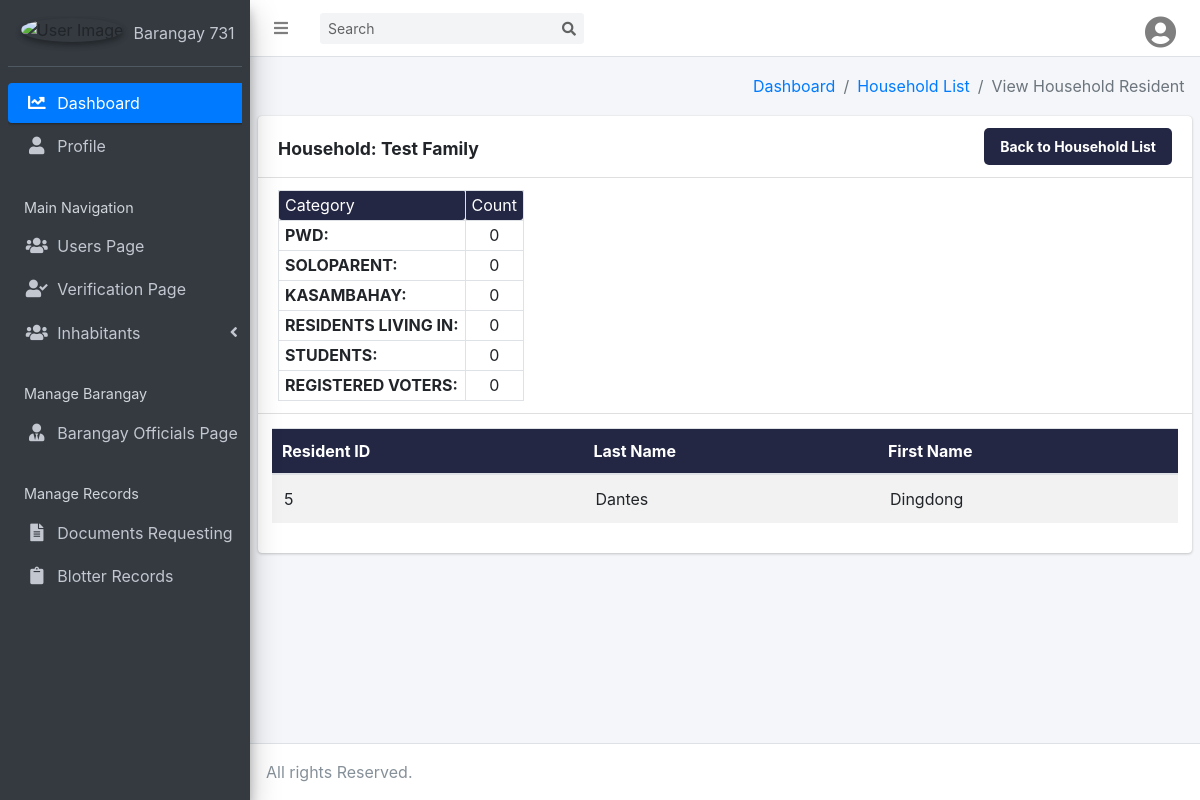
/subcontents/viewHouseholdResidents.php?id=4, run on the app's committed database.
### tables this page shows
CREATE TABLE `household_tbl` (
  `HouseholdID` int(11) NOT NULL,
  `HouseHoldNumber` int(11) NOT NULL,
  `HouseholdName` varchar(255) DEFAULT NULL,
  `ClusterId` int(11) NOT NULL
);

CREATE TABLE `residents_tbl` (
  `ResidentID` int(11) NOT NULL,
  `HouseholdID` int(11) DEFAULT NULL,
  `ClusterID` int(11) DEFAULT NULL,
  `LastName` varchar(255) DEFAULT NULL,
  `FirstName` varchar(255) DEFAULT NULL,
  `MiddleName` varchar(255) DEFAULT NULL,
  `Suffix` varchar(25) NOT NULL,
  `HouseNumber` int(11) NOT NULL,
  `StreetName` varchar(255) NOT NULL,
  `CityName` varchar(255) NOT NULL,
  `PostalCode` varchar(20) DEFAULT NULL,
  `Gender` varchar(10) DEFAULT NULL,
  `Birthday` date DEFAULT NULL,
  `Age` int(11) DEFAULT NULL,
  `PlaceOfBirth` varchar(255) DEFAULT NULL,
  `Citizenship` varchar(255) NOT NULL,
  `CivilStatus` varchar(20) DEFAULT NULL,
  `LiveIn` enum('yes','no') DEFAULT NULL,
  `PWD` enum('yes','no') DEFAULT NULL,
  `SoloParent` enum('yes','no') DEFAULT NULL,
  `Kasambahay` enum('yes','no') DEFAULT NULL,
  `Occupation` varchar(255) DEFAULT NULL,
  `Student` enum('yes','no') DEFAULT NULL,
  `RegisteredVoter` enum('yes','no') DEFAULT NULL,
  `Image` varchar(255) NOT NULL,
  `IsArchived` tinyint(1) DEFAULT 0
);

### subcontents/viewHouseholdResidents.php (the view, shortened to what this page needs)
<?php
require '../includes/dbhandler.inc.php';
if (isset($_GET['id'])) {
    $householdID = mysqli_real_escape_string($conn, $_GET['id']);
    $sql = "SELECT * FROM Household_tbl WHERE HouseholdID = $householdID";
    $result = mysqli_query($conn, $sql);
    if (mysqli_num_rows($result) > 0) {
      $household = mysqli_fetch_assoc($result);
      $sqlCountResidents = "
      SELECT
      SUM(CASE WHEN livein = 'Yes' THEN 1 ELSE 0 END) AS livein_count,
      SUM(CASE WHEN student = 'Yes' THEN 1 ELSE 0 END) AS student_count,
      SUM(CASE WHEN registeredvoter = 'Yes' THEN 1 ELSE 0 END) AS registeredvoter_count,
      SUM(CASE WHEN PWD = 'Yes' THEN 1 ELSE 0 END) AS PWD_count,
      SUM(CASE WHEN Kasambahay = 'Yes' THEN 1 ELSE 0 END) AS kasambahay_count,
      SUM(CASE WHEN SoloParent = 'Yes' THEN 1 ELSE 0 END) AS SoloParent_count
      FROM Residents_tbl
      WHERE HouseholdID = $householdID
      ";
      $resultCountResidents = mysqli_query($conn, $sqlCountResidents);
      $counts = mysqli_fetch_assoc($resultCountResidents);
      $sqlResidents = "SELECT * FROM Residents_tbl WHERE HouseholdID = $householdID";
      $resultResidents = mysqli_query($conn, $sqlResidents);
      ?>
      <!DOCTYPE html>
      <html>
      <head>
        <link rel="stylesheet" href="../adminfiles/plugins/fontawesome-free/css/all.min.css">
        <link rel="stylesheet" href="https://code.ionicframework.com/ionicons/2.0.1/css/ionicons.min.css">
        <link rel="stylesheet" href="../adminfiles/dist/css/adminlte.min.css">
        <link rel="stylesheet" href="../adminfiles/plugins/overlayScrollbars/css/OverlayScrollbars.min.css">
        <link href="https://cdn.datatables.net/2.0.3/css/dataTables.bootstrap4.css" rel="stylesheet">
        <link href="https://cdn.datatables.net/buttons/3.0.1/css/buttons.bootstrap4.css" rel="stylesheet">
        <link rel="stylesheet" href="../adminfiles/dist/css/ogcss.css">
      </head>
      <body class="hold-transition sidebar-mini">
        <div class="wrapper">
          <nav class="main-header navbar navbar-expand navbar-white navbar-light">
            <ul class="navbar-nav">
              <li class="nav-item">
                <a class="nav-link" data-widget="pushmenu" href="#"><i class="fas fa-bars"></i></a>
              </li>
            </ul>
            <form class="form-inline ml-3">
              <div class="input-group input-group-sm">
                <input class="form-control form-control-navbar" type="search" placeholder="Search" aria-label="Search">
                <div class="input-group-append">
                  <button class="btn btn-navbar" type="submit">
                    <i class="fas fa-search"></i>
                  </button>
                </div>
              </div>
            </form>
            <ul class="navbar-nav ml-auto">
        <li class="nav-item dropdown">
          <a class="nav-link" data-toggle="dropdown" href="#">
            <i class="fas fa-user-circle fa-2x"></i>
          </a>
        </li>
      </ul>
    </nav>
    <aside class="main-sidebar sidebar-dark-primary elevation-4">
      <div class="sidebar">
        <div class="user-panel mt-3 pb-3 mb-3 d-flex">
          <div class="image">
            <img src="../builtimages/left_logo.png" class="img-circle elevation-2" alt="User Image">
          </div>
          <div class="info">
            <a href="#" class="d-block">Barangay 731</a>
          </div>
        </div>
        <nav class="mt-2">
          <ul class="nav nav-pills nav-sidebar flex-column" data-widget="treeview" role="menu" data-accordion="false">
            <li class="nav-item has-treeview menu-open">
              <a href="../AdminDashboard.php" class="nav-link active">
                <i class="fas fa-chart-line nav-icon"></i>
                <p>Dashboard</p>
              </a>
            </li>
            <li class="nav-item">
              <a href="../adminProfile.php" class="nav-link">
                <i class="fas fa-user nav-icon"></i>
                <p>Profile</p>
              </a>
            </li>
            <li class="nav-header">Main Navigation</li>
            <li class="nav-item">
              <a href="UsersList.php" class="nav-link">
                <i class="fas fa-users nav-icon"></i>
                <p>Users Page</p>
              </a>
            </li>
            <li class="nav-item">
              <a href="../VerificationPage.php" class="nav-link">
                <i class="fas fa-user-check nav-icon"></i>
                <p>Verification Page</p>
              </a>
            </li>
            <li class="nav-item has-treeview">
              <a href="#" class="nav-link">
                <i class="fas fa-users nav-icon"></i>
                <p>
                  Inhabitants
                  <i class="fas fa-angle-left right"></i>
                </p>
              </a>
            </li>
            <li class="nav-header">Manage Barangay</li>
            <li class="nav-item">
              <a href="../barangayOfficials.php" class="nav-link">
                <i class="fas fa-user-tie nav-icon"></i>
                <p>Barangay Officials Page</p>
              </a>
            </li>
            <li class="nav-header">Manage Records</li>
            <li class="nav-item">
              <a href="../viewRequests.php" class="nav-link">
                <i class="fas fa-file-alt nav-icon"></i>
                <p>Documents Requesting</p>
              </a>
            </li>
            <li class="nav-item">
              <a href="../viewBlotterRecords.php" class="nav-link">
                <i class="fas fa-clipboard nav-icon"></i>
                <p>Blotter Records</p>
              </a>
            </li>
          </ul>
        </nav>
      </div>
    </aside>
    <div class="content-wrapper">
      <section class="content-header">
        <div class="container-fluid">
          <div class="row">
            <div class="col-sm-6">
            </div>
            <div class="col-sm-6">
              <ol class="breadcrumb float-sm-right">
                <li class="breadcrumb-item"><a href="../AdminDashboard.php">Dashboard</a></li>
                <li class="breadcrumb-item"><a href="../householdList.php">Household List</a></li>
                <li class="breadcrumb-item active">View Household Resident</li>
              </ol>
            </div>
          </div>
        </div>
      </section>
      <section class="content">
        <div class="row">
          <div class="col-12">
            <div class="card">
              <div class="card-header">
                <h3 class="card-title" style="font-weight: bold; margin-top: 10px;"> Household: <?php echo $household['HouseholdName']; ?> Family </h3>
                <span onclick="window.location.href='../householdList.php'" class="btnSave bg-1 text-fff text-bold" id="create-resident-btn">Back to Household List</span>
              </div>
              <div class="card-header">
                <?php if (mysqli_num_rows($resultResidents) == 0) : ?>
                  <div class="alert alert-info alert-dismissible fade show" role="alert">
                    No summary counts found for this household.
                    <button type="button" class="close" data-dismiss="alert" aria-label="Close">
                      <span aria-hidden="true">&times;</span>
                    </button>
                  </div>
                <?php else : ?>
                  <div class="summary-table-container">
                    <table class="summary-table table-sm table-bordered">
                      <tr style="background-color: #232743; color: white;">
                        <th style="border-radius: 3px; font-weight: normal;">Category</th>
                        <th style="border-radius: 3px; font-weight: normal; text-align: center;">Count</th>
                      </tr>
                      <tr><td><strong>PWD:</strong></td><td style="text-align: center;"><?php echo $counts['PWD_count']; ?></td></tr>
                      <tr><td><strong>SOLOPARENT:</strong></td><td style="text-align: center;"><?php echo $counts['SoloParent_count']; ?></td></tr>
                      <tr><td><strong>KASAMBAHAY:</strong></td><td style="text-align: center;"><?php echo $counts['kasambahay_count']; ?></td></tr>
                      <tr><td><strong>RESIDENTS LIVING IN:</strong></td><td style="text-align: center;"><?php echo $counts['livein_count']; ?></td></tr>
                      <tr><td><strong>STUDENTS:</strong></td><td style="text-align: center;"><?php echo $counts['student_count']; ?></td></tr>
                      <tr><td><strong>REGISTERED VOTERS:</strong></td><td style="text-align: center;"><?php echo $counts['registeredvoter_count']; ?></td></tr>
                    </table>
                  </div>
                <?php endif; ?>
              </div>
              <div class="card-body">
                <div class="table-responsive">
                  <table id="viewhouseholdr" style="width: 100% !important;" class="table table-striped table-hover">
                    <thead>
                      <tr>
                        <th>Resident ID</th>
                        <th>Last Name</th>
                        <th>First Name</th>
                      </tr>
                    </thead>
                    <tbody>
                      <?php
                      $sqlResidents = "SELECT * FROM Residents_tbl WHERE HouseholdID = $householdID";
                      $resultResidents = mysqli_query($conn, $sqlResidents);
                      while ($row = mysqli_fetch_assoc($resultResidents)) {
                        ?>
                        <tr>
                          <td><?php echo $row['ResidentID']; ?></td>
                          <td><?php echo $row['LastName']; ?></td>
                          <td><?php echo $row['FirstName']; ?></td>
                        </tr>
                        <?php
                      }
                      ?>
                    </tbody>
                  </table>
                </div>
              </div>
            </div>
          </div>
        </div>
      </section>
    </div>
    <footer class="main-footer no-print">
      All rights Reserved.
    </footer>
  </div>
  </body>
  </html>
  <?php
} else {
  echo "No residents found for this household.";
}
} else {
  echo "Household ID not provided.";
}
?>

### subcontents/viewHouseholdResidents.php (style rules this page uses)
.summary-table-container { margin: 0; }
.summary-table { width: auto; max-width: none; margin-left: 0; margin-right: auto; text-align: left; }
.summary-table td, .summary-table th, .summary-table tr { padding: 2.5px 6px; }

### data on the page
household_tbl: HouseholdName "Test"
residents_tbl: ResidentID "5", LastName "Dantes", FirstName "Dingdong"

### other printed values
$counts['PWD_count'] "0"
$counts['SoloParent_count'] "0"
$counts['kasambahay_count'] "0"
$counts['livein_count'] "0"
$counts['student_count'] "0"
$counts['registeredvoter_count'] "0"
